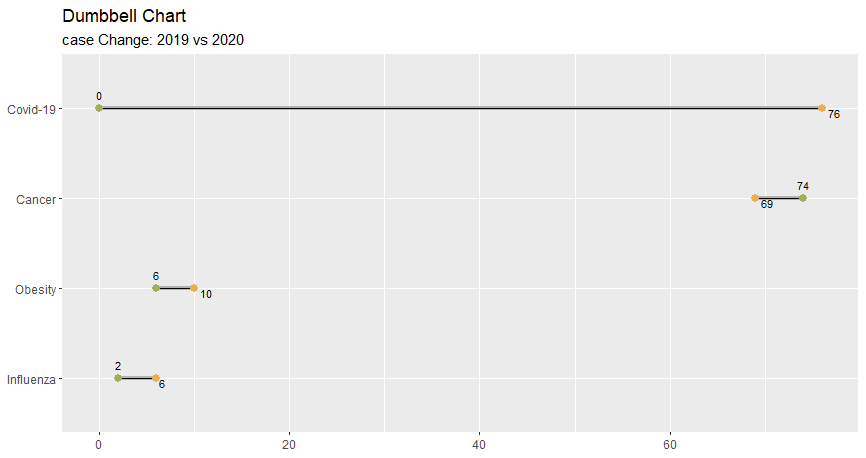

Here is the R script that generated this plot:
install.packages("ggalt")

library(ggalt)

health <- read.csv("data1.csv")
health$keyword  <- factor(health$keyword , levels=as.character(health$keyword ))
ggplot(health, aes(x=st_2019, xend=end_2020, y=keyword)) + 
  geom_segment(data = health, aes(x=st_2019, 
                                  xend=end_2020, 
                                  y=keyword, 
                                  yend=keyword), 
               color="#b2b2b2", size=1.5)+
  # ??????????????????????????????????????????
  geom_dumbbell(size_x=2.5, 
                size_xend = 2.5,
                colour_x="#edae52", 
                colour_xend = "#9fb059")+
  labs(x=NULL, y=NULL, 
       title="Dumbbell Chart", 
       subtitle="case Change: 2019 vs 2020")+
  # ??????????????????
  geom_text(color="black", size=3, hjust=-0.5,vjust= 1,
            aes(x=st_2019, label=st_2019))+
  geom_text(aes(x=end_2020, label=end_2020), 
            color="black", size=3, hjust=0.5,vjust= -1)

  
  
